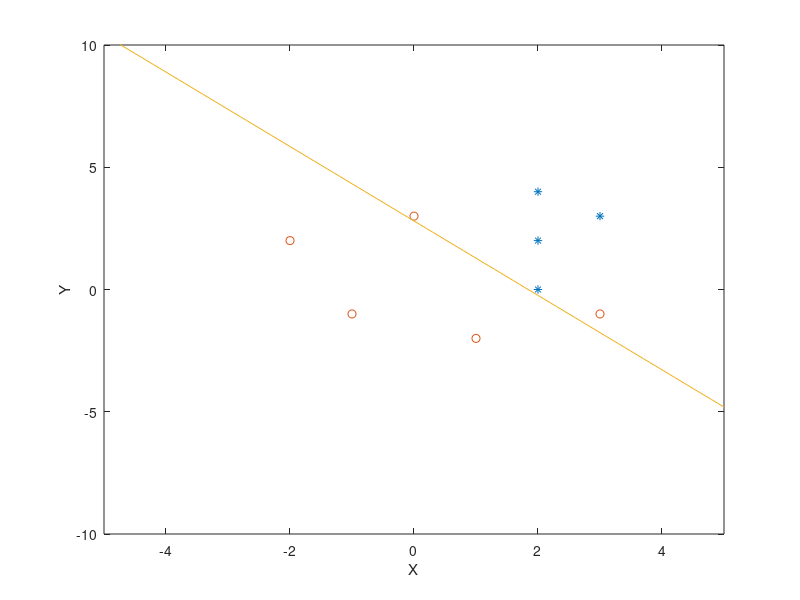

Write MATLAB code to recreate this figure.
clear all, close all, clc
x1 = [2 0;2 2;2 4;3 3];
x2 = [0 3; -2 2;-1 -1;1 -2;3 -1];
m1 = [2.25 2.25];
m2 = [0.2 0.2];
% x1 = [1 1;2 0;2 1;0 2;1 3];
% x2 = [-1 2;0 0;-1 0;-1 -1;0 -2];
% m1 = [1.2 1.4];t
% m2 = [-0.6 -0.2];
S1 = zeros(2,2);
S2 = zeros(2,2);
for i=1:4
    S1 = S1 + (x1(i,:)-m1)'*(x1(i,:)-m1);
end
for i=1:5
    S2 = S2 + (x2(i,:)-m2)'*(x2(i,:)-m2);
end
SW = S1+S2;
w = inv(SW)*(m1-m2)';
y1=x1*w;
y2=x2*w;
x=[-5:0.1:5];
y=x*w(1,1)/(-w(2,1))

y0 = (5*m1*w + 5*m2*w)/(5+5);

plot(x1(:,1),x1(:,2),'*');
hold on;
plot(x2(:,1),x2(:,2),'o');

xx = [-5:0.1:5];
yy=(0.3543-0.1924*x)/0.1264;
%yy = (0.4950-0.79*xx)/0.34;
plot(xx,yy);
xlabel('X');ylabel('Y');
axis([-5,5,-10,10]);
